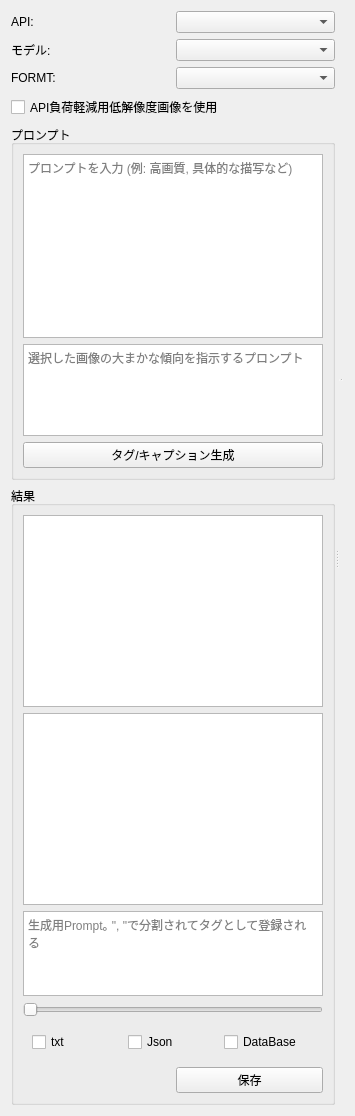
<?xml version="1.0" encoding="UTF-8"?>
<ui version="4.0">
 <class>ImageTaggerWidget</class>
 <widget class="QWidget" name="ImageTaggerWidget">
  <property name="geometry">
   <rect>
    <x>0</x>
    <y>0</y>
    <width>355</width>
    <height>1116</height>
   </rect>
  </property>
  <property name="windowTitle">
   <string>Image Tagger</string>
  </property>
  <layout class="QHBoxLayout" name="horizontalLayout">
   <item>
    <widget class="QSplitter" name="splitterMain">
     <property name="orientation">
      <enum>Qt::Orientation::Horizontal</enum>
     </property>
     <property name="sizes" stdset="0">
      <number>667</number>
     </property>
     <widget class="QWidget" name="taggingAreaWidget" native="true">
      <property name="minimumSize">
       <size>
        <width>300</width>
        <height>0</height>
       </size>
      </property>
      <property name="maximumSize">
       <size>
        <width>600</width>
        <height>16777215</height>
       </size>
      </property>
      <layout class="QVBoxLayout" name="verticalLayoutTaggingArea">
       <item>
        <layout class="QGridLayout" name="gridLayoutApiOptions">
         <item row="0" column="0">
          <widget class="QLabel" name="labelAPI">
           <property name="text">
            <string>API:</string>
           </property>
          </widget>
         </item>
         <item row="0" column="1">
          <widget class="QComboBox" name="comboBoxAPI"/>
         </item>
         <item row="1" column="0">
          <widget class="QLabel" name="labelModel">
           <property name="text">
            <string>モデル:</string>
           </property>
          </widget>
         </item>
         <item row="1" column="1">
          <widget class="QComboBox" name="comboBoxModel"/>
         </item>
         <item row="2" column="0">
          <widget class="QLabel" name="labelTagFormat">
           <property name="text">
            <string>FORMT:</string>
           </property>
          </widget>
         </item>
         <item row="2" column="1">
          <widget class="QComboBox" name="comboBoxTagFormat"/>
         </item>
        </layout>
       </item>
       <item>
        <widget class="QCheckBox" name="lowRescheckBox">
         <property name="text">
          <string>API負荷軽減用低解像度画像を使用</string>
         </property>
        </widget>
       </item>
       <item>
        <widget class="QGroupBox" name="groupBoxPrompt">
         <property name="title">
          <string>プロンプト</string>
         </property>
         <layout class="QVBoxLayout" name="verticalLayout">
          <item>
           <widget class="QTextEdit" name="textEditMainPrompt">
            <property name="sizePolicy">
             <sizepolicy hsizetype="Expanding" vsizetype="Expanding">
              <horstretch>0</horstretch>
              <verstretch>2</verstretch>
             </sizepolicy>
            </property>
            <property name="placeholderText">
             <string>プロンプトを入力 (例: 高画質, 具体的な描写など)</string>
            </property>
           </widget>
          </item>
          <item>
           <widget class="QTextEdit" name="textEditAddPrompt">
            <property name="sizePolicy">
             <sizepolicy hsizetype="Expanding" vsizetype="Expanding">
              <horstretch>0</horstretch>
              <verstretch>1</verstretch>
             </sizepolicy>
            </property>
            <property name="placeholderText">
             <string>選択した画像の大まかな傾向を指示するプロンプト</string>
            </property>
           </widget>
          </item>
          <item>
           <widget class="QPushButton" name="pushButtonGenerate">
            <property name="text">
             <string>タグ/キャプション生成</string>
            </property>
           </widget>
          </item>
         </layout>
        </widget>
       </item>
       <item>
        <widget class="QGroupBox" name="groupBoxResults">
         <property name="title">
          <string>結果</string>
         </property>
         <layout class="QGridLayout" name="gridLayout">
          <item row="4" column="0">
           <widget class="QSlider" name="scoreSlider">
            <property name="toolTip">
             <string>&lt;html&gt;&lt;head/&gt;&lt;body&gt;&lt;p&gt;スコア&lt;/p&gt;&lt;/body&gt;&lt;/html&gt;</string>
            </property>
            <property name="maximum">
             <number>1000</number>
            </property>
            <property name="singleStep">
             <number>1</number>
            </property>
            <property name="orientation">
             <enum>Qt::Orientation::Horizontal</enum>
            </property>
           </widget>
          </item>
          <item row="2" column="0">
           <widget class="QTextEdit" name="textEditCaption"/>
          </item>
          <item row="1" column="0">
           <widget class="QTextEdit" name="textEditTags"/>
          </item>
          <item row="6" column="0">
           <layout class="QHBoxLayout" name="horizontalLayoutSave">
            <item>
             <widget class="DirectoryPickerWidget" name="DirectoryPickerSave" native="true"/>
            </item>
            <item>
             <widget class="QPushButton" name="pushButtonSave">
              <property name="text">
               <string>保存</string>
              </property>
             </widget>
            </item>
           </layout>
          </item>
          <item row="5" column="0">
           <widget class="QWidget" name="savecheckWidget" native="true">
            <layout class="QHBoxLayout" name="horizontalLayout_2">
             <item>
              <widget class="QCheckBox" name="checkBoxText">
               <property name="text">
                <string>txt</string>
               </property>
              </widget>
             </item>
             <item>
              <widget class="QCheckBox" name="checkBoxJson">
               <property name="text">
                <string>Json</string>
               </property>
              </widget>
             </item>
             <item>
              <widget class="QCheckBox" name="checkBoxDB">
               <property name="text">
                <string>DataBase</string>
               </property>
              </widget>
             </item>
            </layout>
           </widget>
          </item>
          <item row="3" column="0">
           <widget class="QTextEdit" name="textEditGenaiPrompt">
            <property name="sizePolicy">
             <sizepolicy hsizetype="Expanding" vsizetype="Expanding">
              <horstretch>0</horstretch>
              <verstretch>1</verstretch>
             </sizepolicy>
            </property>
            <property name="placeholderText">
             <string>生成用Prompt｡ &quot;, &quot;で分割されてタグとして登録される</string>
            </property>
           </widget>
          </item>
         </layout>
        </widget>
       </item>
      </layout>
     </widget>
     <widget class="QWidget" name="imageAreaWidget" native="true">
      <layout class="QVBoxLayout" name="verticalLayoutImageArea">
       <item>
        <widget class="TagFilterWidget" name="dbSearchWidget" native="true">
         <property name="maximumSize">
          <size>
           <width>16777215</width>
           <height>200</height>
          </size>
         </property>
        </widget>
       </item>
       <item>
        <widget class="QSplitter" name="splitterImage">
         <property name="orientation">
          <enum>Qt::Orientation::Vertical</enum>
         </property>
         <property name="sizes" stdset="0">
          <number>100</number>
         </property>
         <widget class="ImagePreviewWidget" name="ImagePreview" native="true">
          <property name="sizePolicy">
           <sizepolicy hsizetype="Expanding" vsizetype="Expanding">
            <horstretch>1</horstretch>
            <verstretch>1</verstretch>
           </sizepolicy>
          </property>
         </widget>
         <widget class="ThumbnailSelectorWidget" name="ThumbnailSelector" native="true">
          <property name="sizePolicy">
           <sizepolicy hsizetype="Expanding" vsizetype="Expanding">
            <horstretch>2</horstretch>
            <verstretch>2</verstretch>
           </sizepolicy>
          </property>
         </widget>
        </widget>
       </item>
      </layout>
     </widget>
    </widget>
   </item>
  </layout>
 </widget>
 <customwidgets>
  <customwidget>
   <class>DirectoryPickerWidget</class>
   <extends>QWidget</extends>
   <header location="global">DirectoryPickerWidget</header>
   <container>1</container>
  </customwidget>
  <customwidget>
   <class>ImagePreviewWidget</class>
   <extends>QWidget</extends>
   <header location="global">ImagePreviewWidget</header>
   <container>1</container>
   <slots>
    <slot>load_image()</slot>
    <slot>update_model_options()</slot>
    <slot>send_vision_prompt()</slot>
   </slots>
  </customwidget>
  <customwidget>
   <class>ThumbnailSelectorWidget</class>
   <extends>QWidget</extends>
   <header location="global">ThumbnailSelectorWidget</header>
   <container>1</container>
   <slots>
    <signal>on_thumbnail_clicked()</signal>
    <signal>imageSelected()</signal>
   </slots>
  </customwidget>
  <customwidget>
   <class>TagFilterWidget</class>
   <extends>QWidget</extends>
   <header location="global">TagFilterWidget</header>
   <container>1</container>
  </customwidget>
 </customwidgets>
 <resources/>
 <connections/>
</ui>
